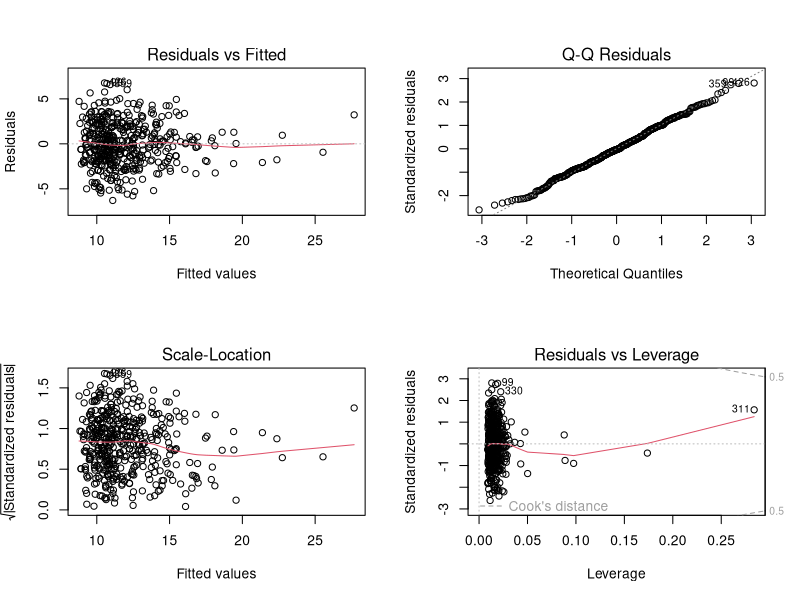
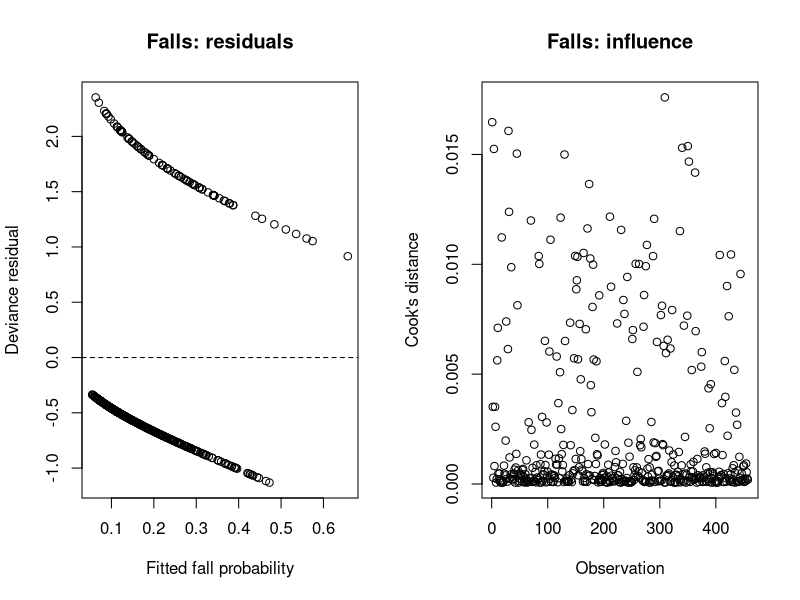
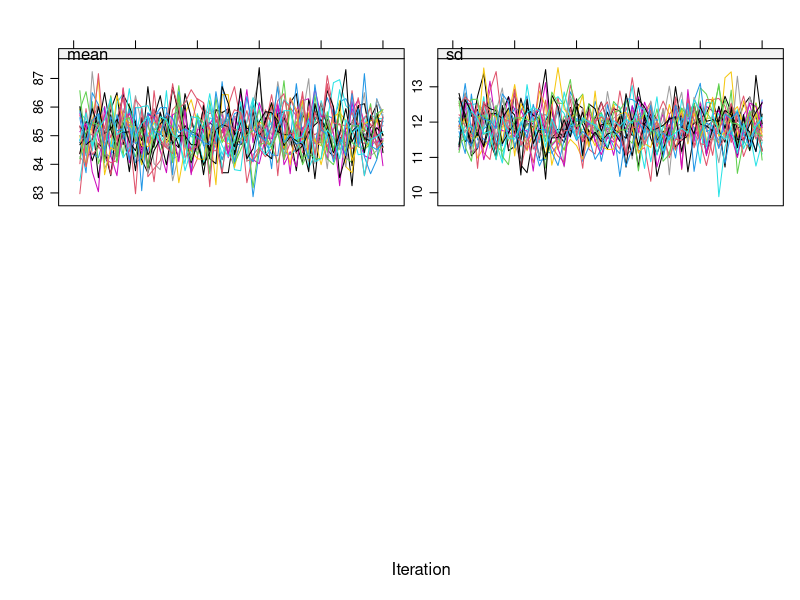
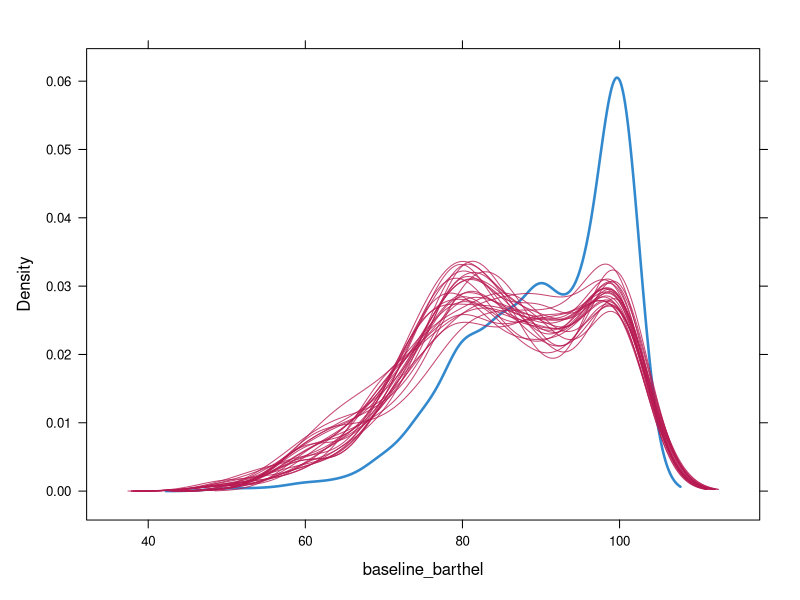
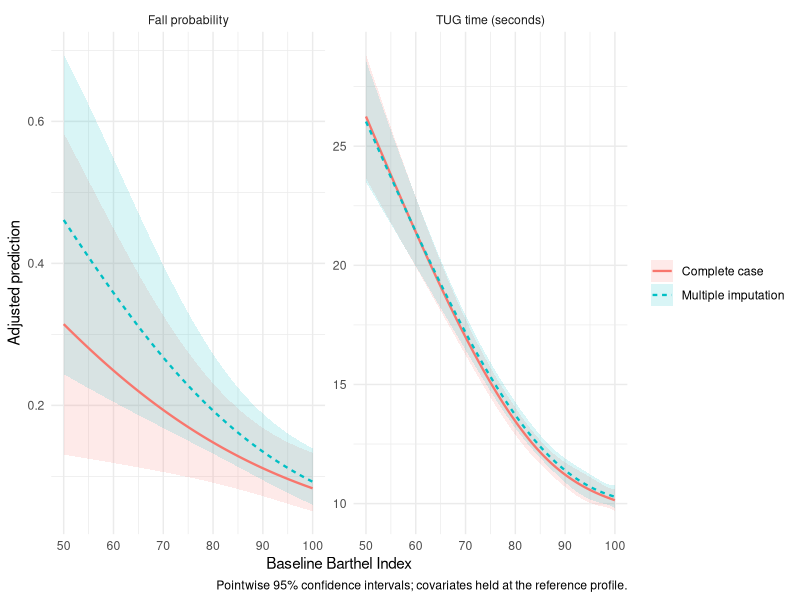
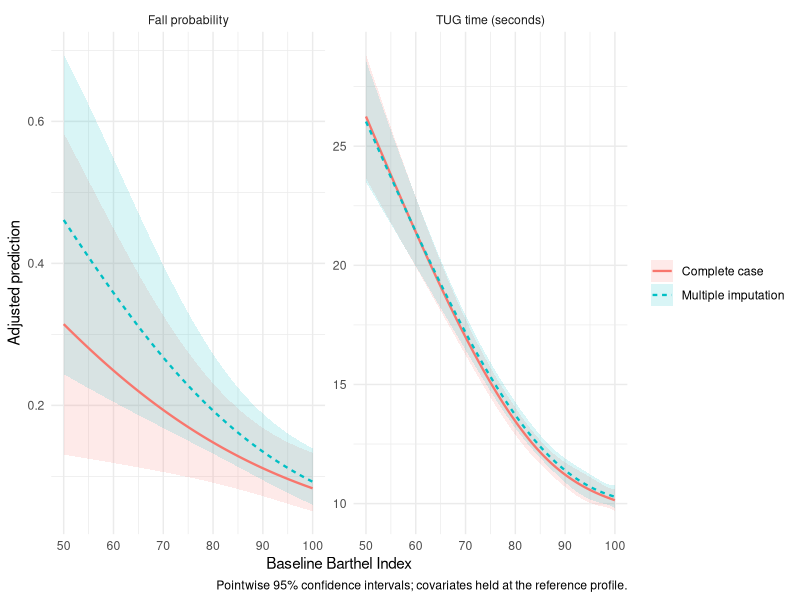

Write R code to recreate these figures, in order.
# MAM03 Week 2: Functional independence, mobility and falls
# Run from the folder containing home.csv.

pkgs <- c("mice", "ggplot2", "dplyr")
missing_pkgs <- pkgs[!vapply(pkgs, requireNamespace, logical(1), quietly = TRUE)]
if (length(missing_pkgs)) install.packages(missing_pkgs)

library(mice)
library(ggplot2)
library(dplyr)
set.seed(2026)

# 1. Import and prepare data 
d <- read.csv("home.csv")
d <- d %>% mutate(
  sex = factor(sex, levels = c("Female", "Male")),
  living_alone = factor(living_alone, levels = c(0, 1), labels = c("No", "Yes")),
  previous_fall = factor(previous_fall, levels = c(0, 1), labels = c("No", "Yes")),
  walking_aid = factor(walking_aid, levels = c(0, 1), labels = c("No", "Yes")),
  fall_followup = as.integer(fall_followup),
  barthel_missing = as.integer(is.na(baseline_barthel))
)
stopifnot(nrow(d) == dplyr::n_distinct(d$participant_id),
          all(na.omit(d$fall_followup) %in% 0:1),
          all(na.omit(d$baseline_barthel) %in% seq(0, 100, 5)))

# 2. Baseline table (saved for the report) ----------------------------------
fmt_mean <- function(x) sprintf("%.1f (%.1f)", mean(x, na.rm = TRUE), sd(x, na.rm = TRUE))
fmt_median <- function(x) {
  q <- quantile(x, c(.25, .75), na.rm = TRUE)
  sprintf("%.0f (%.0f--%.0f)", median(x, na.rm = TRUE), q[1], q[2])
}
fmt_level <- function(x, level) sprintf("%d (%.1f%%)", sum(x == level, na.rm = TRUE),
                                 100 * mean(x == level, na.rm = TRUE))
fmt_missing <- function(x) sprintf("%d (%.1f%%)", sum(is.na(x)), 100 * mean(is.na(x)))
groups <- list(Overall = d, `Previous fall` = filter(d, previous_fall == "Yes"),
               `No previous fall` = filter(d, previous_fall == "No"))
baseline_table <- data.frame(
  Variable = c("Age, mean (SD)", "Female, n (%)", "Living alone, n (%)",
               "Walking aid, n (%)", "Barthel, median (IQR)", "Barthel missing, n (%)"),
  Overall = c(fmt_mean(groups[[1]]$age), fmt_level(groups[[1]]$sex, "Female"),
              fmt_level(groups[[1]]$living_alone, "Yes"), fmt_level(groups[[1]]$walking_aid, "Yes"),
              fmt_median(groups[[1]]$baseline_barthel), fmt_missing(groups[[1]]$baseline_barthel)),
  `Previous fall` = c(fmt_mean(groups[[2]]$age), fmt_level(groups[[2]]$sex, "Female"),
                      fmt_level(groups[[2]]$living_alone, "Yes"), fmt_level(groups[[2]]$walking_aid, "Yes"),
                      fmt_median(groups[[2]]$baseline_barthel), fmt_missing(groups[[2]]$baseline_barthel)),
  `No previous fall` = c(fmt_mean(groups[[3]]$age), fmt_level(groups[[3]]$sex, "Female"),
                         fmt_level(groups[[3]]$living_alone, "Yes"), fmt_level(groups[[3]]$walking_aid, "Yes"),
                         fmt_median(groups[[3]]$baseline_barthel), fmt_missing(groups[[3]]$baseline_barthel))
)
names(baseline_table)[2:4] <- c(paste0("Overall (n=", nrow(groups[[1]]), ")"),
                                paste0("Previous fall (n=", nrow(groups[[2]]), ")"),
                                paste0("No previous fall (n=", nrow(groups[[3]]), ")"))
print(baseline_table, row.names = FALSE)
write.csv(baseline_table, "baseline_table_for_report.csv", row.names = FALSE)

# 3. Complete-case regression and model selection ---------------------------
cc <- filter(d, !is.na(baseline_barthel)) %>% mutate(barthel10 = baseline_barthel / 10)
# The spline's internal knots are selected automatically by ns() from the
# observed Barthel distribution, then held fixed across all imputed datasets.
spline_template <- splines::ns(cc$baseline_barthel, df = 3)
barthel_knots <- attr(spline_template, "knots")
barthel_boundary <- attr(spline_template, "Boundary.knots")
cat("Complete cases:", nrow(cc), "of", nrow(d), "\n")
cat("Automatically selected spline knots:", barthel_knots,
    "(boundaries:", barthel_boundary, ")\n")

# Primary adjustment set: age, sex, living alone and previous falls.
# Walking-aid use is reserved for imputation/sensitivity analyses because it
# overlaps conceptually with the functional-mobility construct measured by Barthel.
tug_unadj_linear <- lm(followup_tug ~ baseline_barthel, data = cc)
tug_unadj_spline <- lm(followup_tug ~ splines::ns(baseline_barthel, knots = barthel_knots,
                                                   Boundary.knots = barthel_boundary), data = cc)
tug_adj_linear <- lm(followup_tug ~ baseline_barthel + age + sex + living_alone + previous_fall, data = cc)
tug_adj_spline <- lm(followup_tug ~ splines::ns(baseline_barthel, knots = barthel_knots,
                                                 Boundary.knots = barthel_boundary) +
                       age + sex + living_alone + previous_fall, data = cc)

fall_unadj_linear <- glm(fall_followup ~ barthel10, family = binomial, data = cc)
fall_unadj_spline <- glm(fall_followup ~ splines::ns(baseline_barthel, knots = barthel_knots,
                                                      Boundary.knots = barthel_boundary),
                         family = binomial, data = cc)
fall_adj_linear <- glm(fall_followup ~ barthel10 + age + sex + living_alone + previous_fall,
                       family = binomial, data = cc)
fall_adj_spline <- glm(fall_followup ~ splines::ns(baseline_barthel, knots = barthel_knots,
                                                    Boundary.knots = barthel_boundary) +
                         age + sex + living_alone + previous_fall,
                       family = binomial, data = cc)

# TUG: linear versus spline (unadjusted, then adjusted)
print(anova(tug_unadj_linear, tug_unadj_spline))
print(anova(tug_adj_linear, tug_adj_spline))
# TUG: covariate adjustment tests
print(anova(tug_unadj_linear, tug_adj_linear))
print(anova(tug_unadj_spline, tug_adj_spline))
# Falls: linear versus spline (unadjusted, then adjusted)
print(anova(fall_unadj_linear, fall_unadj_spline, test = "LRT"))
fall_shape_test <- anova(fall_adj_linear, fall_adj_spline, test = "LRT")
print(fall_shape_test)
# Falls: covariate adjustment tests
print(anova(fall_unadj_linear, fall_adj_linear, test = "LRT"))
print(anova(fall_unadj_spline, fall_adj_spline, test = "LRT"))

model_fit <- data.frame(
  Model = c("TUG linear adjusted", "TUG spline adjusted", "Falls linear adjusted", "Falls spline adjusted"),
  AIC = c(AIC(tug_adj_linear), AIC(tug_adj_spline), AIC(fall_adj_linear), AIC(fall_adj_spline)),
  BIC = c(BIC(tug_adj_linear), BIC(tug_adj_spline), BIC(fall_adj_linear), BIC(fall_adj_spline))
)
print(model_fit, row.names = FALSE)
# Selected complete-case models
print(summary(tug_adj_spline))
print(summary(fall_adj_linear))
cat("Fall logistic model converged:", fall_adj_linear$converged, "\n")

# Odds ratios per 10-point higher Barthel score.
or10 <- function(model, term = "barthel10") {
  z <- coef(summary(model))[term, ]
  c(OR = exp(z[1]), lower = exp(z[1] - 1.96 * z[2]),
    upper = exp(z[1] + 1.96 * z[2]), p = z[4])
}
cat("Unadjusted fall OR per 10 points:\n"); print(or10(fall_unadj_linear))
cat("Adjusted fall OR per 10 points:\n"); print(or10(fall_adj_linear))

# Optional sensitivity analyses: add walking-aid use to the primary models.
cat("\nSensitivity analyses adding walking-aid use\n")
print(summary(update(tug_adj_spline, . ~ . + walking_aid)))
print(summary(update(fall_adj_linear, . ~ . + walking_aid)))

# Diagnostics: examine plots in the R plotting pane
oldpar <- par(mfrow = c(2, 2)); plot(tug_adj_spline); par(oldpar)
oldpar <- par(mfrow = c(1, 2))
plot(fitted(fall_adj_linear), residuals(fall_adj_linear, type = "deviance"),
     xlab = "Fitted fall probability", ylab = "Deviance residual", main = "Falls: residuals")
abline(h = 0, lty = 2)
plot(cooks.distance(fall_adj_linear), ylab = "Cook's distance", xlab = "Observation",
     main = "Falls: influence")
par(oldpar)

# Largest fall-model Cook's distances
print(sort(cooks.distance(fall_adj_linear), decreasing = TRUE)[1:5])

# 4. Missingness exploration ------------------------------------------------
d$barthel_missing <- as.integer(is.na(d$baseline_barthel))
# Barthel missingness by observed characteristics
print(d %>% group_by(barthel_missing) %>% summarise(
  n = n(), mean_age = mean(age), mean_TUG = mean(followup_tug),
  fall_followup_pct = 100 * mean(fall_followup),
  previous_fall_pct = 100 * mean(previous_fall == "Yes"),
  walking_aid_pct = 100 * mean(walking_aid == "Yes"), .groups = "drop"))
missing_model <- glm(barthel_missing ~ age + sex + living_alone + previous_fall +
                       walking_aid + followup_tug + fall_followup,
                     family = binomial, data = d)
# Associations with Barthel missingness (not causal effects)
print(summary(missing_model))

# 5. Multiple imputation ----------------------------------------------------
# Only Barthel is incomplete. PMM preserves its observed range and 5-point scale.
mi_data <- d %>% select(-participant_id, -barthel_missing)
method <- mice::make.method(mi_data); method[] <- ""; method["baseline_barthel"] <- "pmm"
pred <- mice::make.predictorMatrix(mi_data); pred[,] <- 0
pred["baseline_barthel", setdiff(names(mi_data), "baseline_barthel")] <- 1
imp <- mice(mi_data, m = 25, maxit = 50, method = method,
            predictorMatrix = pred, seed = 2026, printFlag = FALSE)
print(imp$loggedEvents)
plot(imp)                                  # trace/convergence plot: display only
densityplot(imp, ~ baseline_barthel)       # observed versus imputed: display only
imp_long <- complete(imp, "long")$baseline_barthel
cat("Imputed Barthel range:", range(imp_long),
    "; all values on 5-point scale:", all(imp_long %% 5 == 0), "\n")
stopifnot(min(imp_long) >= 0, max(imp_long) <= 100, all(imp_long %% 5 == 0))

completed <- lapply(seq_len(imp$m), function(i) {
  z <- complete(imp, i)
  z$barthel10 <- z$baseline_barthel / 10
  z
})
tug_mi <- lapply(completed, function(z) lm(
  followup_tug ~ splines::ns(baseline_barthel, knots = barthel_knots,
                             Boundary.knots = barthel_boundary) +
    age + sex + living_alone + previous_fall, data = z))
fall_mi <- lapply(completed, function(z) glm(
  fall_followup ~ barthel10 + age + sex + living_alone + previous_fall,
  family = binomial, data = z))

# Pooled MI: adjusted TUG spline model
tug_pooled <- pool(as.mira(tug_mi))
print(summary(tug_pooled, conf.int = TRUE))
# Pooled MI: adjusted fall logistic model
fall_pooled <- pool(as.mira(fall_mi))
fall_pool_summary <- summary(fall_pooled, conf.int = TRUE)
print(fall_pool_summary)
fall_barthel <- subset(fall_pool_summary, term == "barthel10")
# Pooled fall OR per 10 points and 95% CI
print(c(OR = exp(fall_barthel$estimate), lower = exp(fall_barthel$`2.5 %`),
        upper = exp(fall_barthel$`97.5 %`), p = fall_barthel$p.value))

# 6. Adjusted predictions and report figure --------------------------------
# Predictions use one explicit reference profile, not population-average risks.
profile <- data.frame(
  age = median(d$age),
  sex = factor("Female", levels = levels(d$sex)),
  living_alone = factor("No", levels = levels(d$living_alone)),
  previous_fall = factor("No", levels = levels(d$previous_fall))
)
newdata <- function(scores) {
  z <- profile[rep(1, length(scores)), , drop = FALSE]
  z$baseline_barthel <- scores
  z$barthel10 <- scores / 10
  z
}
model_matrix <- function(fit, nd) {
  tt <- delete.response(terms(fit))
  mf <- model.frame(tt, nd, xlev = fit$xlevels, na.action = na.pass)
  X <- model.matrix(tt, mf, contrasts.arg = fit$contrasts)
  X[, names(coef(fit)), drop = FALSE]
}
pool_scalar_ci <- function(Q, U, n, k) {
  p <- mice::pool.scalar(Q = Q, U = U, n = n, k = k)
  se <- sqrt(p$t); crit <- qt(.975, p$df)
  c(est = p$qbar, lo = p$qbar - crit * se, hi = p$qbar + crit * se)
}
cc_predict <- function(fit, nd, logistic = FALSE) {
  p <- if (logistic) predict(fit, nd, type = "link", se.fit = TRUE) else
    predict(fit, nd, se.fit = TRUE)
  crit <- if (logistic) qnorm(.975) else qt(.975, df.residual(fit))
  lo <- p$fit - crit * p$se.fit; hi <- p$fit + crit * p$se.fit
  if (logistic) data.frame(est = plogis(p$fit), lo = plogis(lo), hi = plogis(hi))
  else data.frame(est = p$fit, lo = lo, hi = hi)
}
mi_predict <- function(fits, nd, logistic = FALSE) {
  bits <- lapply(fits, function(fit) {
    X <- model_matrix(fit, nd); V <- vcov(fit)
    list(q = as.numeric(X %*% coef(fit)),
         u = pmax(0, rowSums((X %*% V) * X)))
  })
  do.call(rbind, lapply(seq_len(nrow(nd)), function(j) {
    pooled <- pool_scalar_ci(vapply(bits, function(x) x$q[j], numeric(1)),
                             vapply(bits, function(x) x$u[j], numeric(1)),
                             n = nrow(completed[[1]]), k = length(coef(fits[[1]])))
    if (logistic) data.frame(est = as.numeric(plogis(pooled["est"])),
                             lo = as.numeric(plogis(pooled["lo"])),
                             hi = as.numeric(plogis(pooled["hi"])))
    else data.frame(est = unname(pooled["est"]), lo = unname(pooled["lo"]),
                    hi = unname(pooled["hi"]))
  }))
}

scores <- c(70, 90)
grid <- seq(min(cc$baseline_barthel), max(cc$baseline_barthel), length.out = 100)
make_curve <- function(model, fits, outcome, logistic = FALSE) {
  cc <- cc_predict(model, newdata(grid), logistic)
  mi <- mi_predict(fits, newdata(grid), logistic)
  bind_rows(
    data.frame(Barthel = grid, cc, Outcome = outcome, Analysis = "Complete case"),
    data.frame(Barthel = grid, mi, Outcome = outcome, Analysis = "Multiple imputation")
  )
}
curves <- bind_rows(
  make_curve(tug_adj_spline, tug_mi, "TUG time (seconds)"),
  make_curve(fall_adj_linear, fall_mi, "Fall probability", logistic = TRUE)
)
curve_plot <- ggplot(curves, aes(Barthel, est, colour = Analysis, fill = Analysis,
                                  linetype = Analysis)) +
  geom_ribbon(aes(ymin = lo, ymax = hi), alpha = .15, colour = NA) +
  geom_line(linewidth = .8) +
  facet_wrap(~Outcome, scales = "free_y", nrow = 1) +
  scale_x_continuous(breaks = seq(50, 100, 10), limits = c(50, 100)) +
  labs(x = "Baseline Barthel Index", y = "Adjusted prediction",
       caption = "Pointwise 95% confidence intervals; covariates held at the reference profile.") +
  theme_minimal() + theme(legend.title = element_blank())
print(curve_plot)
ggsave("Figure1_adjusted_Barthel_curves_revised.png", curve_plot,
       width = 8.5, height = 4.2, dpi = 300)

cc_tug_points <- cc_predict(tug_adj_spline, newdata(scores))
cc_fall_points <- cc_predict(fall_adj_linear, newdata(scores), logistic = TRUE)
mi_tug_points <- mi_predict(tug_mi, newdata(scores))
mi_fall_points <- mi_predict(fall_mi, newdata(scores), logistic = TRUE)
make_row <- function(outcome, analysis, p, unit = "", diff_unit = unit) data.frame(
  Outcome = outcome, Analysis = analysis,
  `Barthel 70` = sprintf("%.3f (%.3f--%.3f)%s", p$est[1], p$lo[1], p$hi[1], unit),
  `Barthel 90` = sprintf("%.3f (%.3f--%.3f)%s", p$est[2], p$lo[2], p$hi[2], unit),
  `Difference (70 minus 90)` = sprintf("%.3f%s", p$est[1] - p$est[2], diff_unit),
  check.names = FALSE
)
prediction_table <- bind_rows(
  make_row("TUG", "Complete case", cc_tug_points, " s"),
  make_row("TUG", "Multiple imputation", mi_tug_points, " s"),
  make_row("Falls", "Complete case", transform(cc_fall_points, est = 100*est, lo = 100*lo, hi = 100*hi), "%", " pp"),
  make_row("Falls", "Multiple imputation", transform(mi_fall_points, est = 100*est, lo = 100*lo, hi = 100*hi), "%", " pp")
)
print(prediction_table, row.names = FALSE)
write.csv(prediction_table, "predictions_for_report.csv", row.names = FALSE)

# Reference profile used for predictions:
print(profile)

# Saved outputs: 
# baseline_table_for_report.csv
# predictions_for_report.csv
# Figure1_adjusted_Barthel_curves.png
